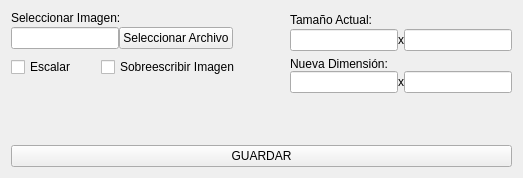
                   <widget class="QWidget" name="ImgRsize_tab">
                    <attribute name="title">
                     <string>Redimensionar Imagen</string>
                    </attribute>
                    <layout class="QFormLayout" name="formLayout">
                     <property name="fieldGrowthPolicy">
                      <enum>QFormLayout::FieldGrowthPolicy::AllNonFixedFieldsGrow</enum>
                     </property>
                     <property name="horizontalSpacing">
                      <number>50</number>
                     </property>
                     <item row="0" column="0">
                      <layout class="QVBoxLayout" name="verticalLayout_28">
                       <item>
                        <widget class="QLabel" name="label_7">
                         <property name="text">
                          <string>Seleccionar Imagen:</string>
                         </property>
                        </widget>
                       </item>
                       <item>
                        <layout class="QHBoxLayout" name="horizontalLayout_20">
                         <property name="spacing">
                          <number>0</number>
                         </property>
                         <property name="topMargin">
                          <number>2</number>
                         </property>
                         <property name="bottomMargin">
                          <number>2</number>
                         </property>
                         <item>
                          <widget class="QLineEdit" name="ImgRsize_In"/>
                         </item>
                         <item>
                          <widget class="QPushButton" name="ImgRsize_selFile">
                           <property name="text">
                            <string>Seleccionar Archivo</string>
                           </property>
                          </widget>
                         </item>
                        </layout>
                       </item>
                      </layout>
                     </item>
                     <item row="0" column="1">
                      <layout class="QVBoxLayout" name="verticalLayout_26">
                       <item>
                        <widget class="QLabel" name="label_8">
                         <property name="text">
                          <string>Tamaño Actual:</string>
                         </property>
                        </widget>
                       </item>
                       <item>
                        <layout class="QHBoxLayout" name="horizontalLayout_19">
                         <item>
                          <widget class="QLineEdit" name="ImgRsize_AW">
                           <property name="readOnly">
                            <bool>true</bool>
                           </property>
                          </widget>
                         </item>
                         <item>
                          <widget class="QLabel" name="label_9">
                           <property name="text">
                            <string>x</string>
                           </property>
                          </widget>
                         </item>
                         <item>
                          <widget class="QLineEdit" name="ImgRsize_AH">
                           <property name="readOnly">
                            <bool>true</bool>
                           </property>
                          </widget>
                         </item>
                        </layout>
                       </item>
                      </layout>
                     </item>
                     <item row="1" column="0">
                      <layout class="QHBoxLayout" name="horizontalLayout_22">
                       <property name="spacing">
                        <number>25</number>
                       </property>
                       <item>
                        <widget class="QCheckBox" name="ImgRsize_Scale_Button">
                         <property name="text">
                          <string>Escalar</string>
                         </property>
                        </widget>
                       </item>
                       <item>
                        <widget class="QCheckBox" name="ImgRsize_Inplace_Button">
                         <property name="text">
                          <string>Sobreescribir Imagen</string>
                         </property>
                        </widget>
                       </item>
                      </layout>
                     </item>
                     <item row="1" column="1">
                      <layout class="QVBoxLayout" name="verticalLayout_27">
                       <item>
                        <widget class="QLabel" name="label_11">
                         <property name="text">
                          <string>Nueva Dimensión:</string>
                         </property>
                        </widget>
                       </item>
                       <item>
                        <layout class="QHBoxLayout" name="horizontalLayout_21">
                         <item>
                          <widget class="QLineEdit" name="ImgRsize_NW">
                           <property name="readOnly">
                            <bool>true</bool>
                           </property>
                          </widget>
                         </item>
                         <item>
                          <widget class="QLabel" name="label_10">
                           <property name="text">
                            <string>x</string>
                           </property>
                          </widget>
                         </item>
                         <item>
                          <widget class="QLineEdit" name="ImgRsize_NH">
                           <property name="readOnly">
                            <bool>true</bool>
                           </property>
                          </widget>
                         </item>
                        </layout>
                       </item>
                      </layout>
                     </item>
                     <item row="3" column="0" colspan="2">
                      <widget class="QPushButton" name="ImgRsize_Button">
                       <property name="text">
                        <string>GUARDAR</string>
                       </property>
                      </widget>
                     </item>
                     <item row="2" column="0">
                      <spacer name="verticalSpacer_13">
                       <property name="orientation">
                        <enum>Qt::Orientation::Vertical</enum>
                       </property>
                       <property name="sizeHint" stdset="0">
                        <size>
                         <width>20</width>
                         <height>40</height>
                        </size>
                       </property>
                      </spacer>
                     </item>
                    </layout>
                   </widget>
